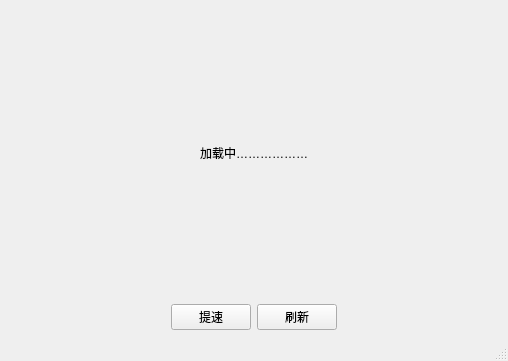
<?xml version="1.0" encoding="UTF-8"?>
<ui version="4.0">
 <class>MainWindow</class>
 <widget class="QMainWindow" name="MainWindow">
  <property name="geometry">
   <rect>
    <x>0</x>
    <y>0</y>
    <width>508</width>
    <height>361</height>
   </rect>
  </property>
  <property name="windowTitle">
   <string>联通提速客户端</string>
  </property>
  <widget class="QWidget" name="centralwidget">
   <layout class="QGridLayout" name="gridLayout">
    <item row="0" column="0">
     <layout class="QVBoxLayout" name="verticalLayout" stretch="6,0">
      <item>
       <widget class="QLabel" name="label">
        <property name="text">
         <string>&lt;html&gt;&lt;head/&gt;&lt;body&gt;&lt;p align=&quot;center&quot;&gt;加载中………………&lt;/p&gt;&lt;/body&gt;&lt;/html&gt;</string>
        </property>
        <property name="textFormat">
         <enum>Qt::RichText</enum>
        </property>
       </widget>
      </item>
      <item>
       <layout class="QHBoxLayout" name="horizontalLayout" stretch="0,0,0,0">
        <item>
         <spacer name="horizontalSpacer">
          <property name="orientation">
           <enum>Qt::Horizontal</enum>
          </property>
          <property name="sizeHint" stdset="0">
           <size>
            <width>40</width>
            <height>20</height>
           </size>
          </property>
         </spacer>
        </item>
        <item>
         <widget class="QPushButton" name="btnSpeedChange">
          <property name="text">
           <string>提速</string>
          </property>
         </widget>
        </item>
        <item>
         <widget class="QPushButton" name="btnRefresh">
          <property name="text">
           <string>刷新</string>
          </property>
         </widget>
        </item>
        <item>
         <spacer name="horizontalSpacer_2">
          <property name="orientation">
           <enum>Qt::Horizontal</enum>
          </property>
          <property name="sizeHint" stdset="0">
           <size>
            <width>40</width>
            <height>20</height>
           </size>
          </property>
         </spacer>
        </item>
       </layout>
      </item>
     </layout>
    </item>
   </layout>
  </widget>
  <widget class="QMenuBar" name="menubar">
   <property name="geometry">
    <rect>
     <x>0</x>
     <y>0</y>
     <width>508</width>
     <height>27</height>
    </rect>
   </property>
  </widget>
  <widget class="QStatusBar" name="statusbar"/>
 </widget>
 <resources/>
 <connections/>
</ui>
